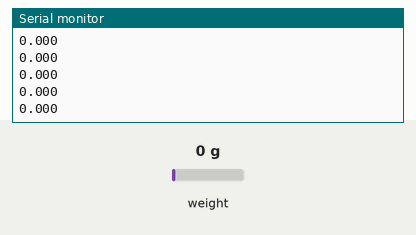
Bench run of a sketch on a simulated Arduino Uno, built with avr-gcc and run on an emulated ATmega328P. On the bench: the last lines printed to the serial monitor. The inputs (shaded band) are chosen by the test bench; at power-on: weight on the scale 0 g.

Above: at 2.2 s.
2.3 s: weight on the scale set to 100 g
At 2.31 s:
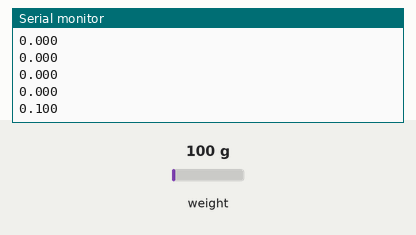
3.8 s: weight on the scale set to 1250 g
At 3.82 s:
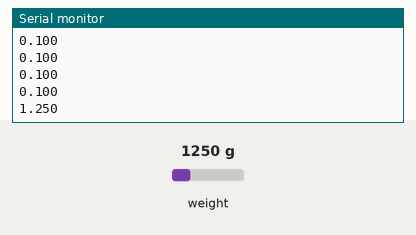
Timing chart, 0 to 6.8 s (numbered marks = the images above; inputs shaded):
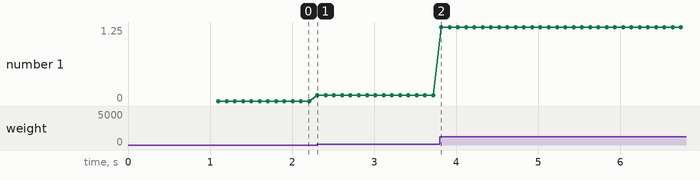

Measured:
- after the input at 2.3 s, the serial monitor: prints a new line at once (image 1)
- after the input at 3.8 s, the serial monitor: prints a new line at once (image 2)
- plotted number 1: 0 → 0.1 after the input at 2.3 s, 0.1 → 1.25 after the input at 3.8 s

The sketch:

load_cell_test.ino
```cpp
// (licence header left out)
#include "HX711.h"

#define calibration_factor 79060.0 //This value is obtained using the SparkFun_HX711_Calibration sketch

#define LOADCELL_DOUT_PIN  7
#define LOADCELL_SCK_PIN  8

HX711 scale;

void setup() {
  Serial.begin(9600);
  //Serial.println("HX711 scale demo");

  scale.begin(LOADCELL_DOUT_PIN, LOADCELL_SCK_PIN);
  scale.set_scale(calibration_factor); //This value is obtained by using the SparkFun_HX711_Calibration sketch
  scale.tare(); //Assuming there is no weight on the scale at start up, reset the scale to 0

  //Serial.println("Readings:");
}

void loop() {
  //Serial.print("Reading: ");
  Serial.print(scale.get_units(), 3); //scale.get_units() returns a float
  //Serial.print(" kg"); //You can change this to kg but you'll need to refactor the calibration_factor
  Serial.println();
}
```
